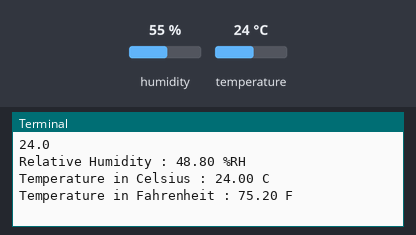
The program below on a simulated Raspberry Pi (BCM pin numbers). Parts: the last lines printed to the terminal. Inputs (shaded band) come from the test bench; at power-on: humidity 55 %, temperature 24 °C.

Above: at 1.2 s.
1.3 s: humidity set to 22 %
4.4 s: temperature set to 12 °C
At 6.7 s:
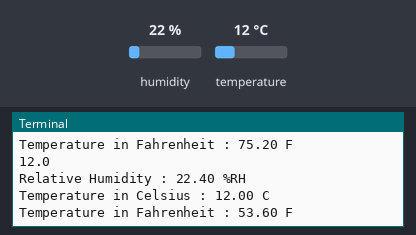
7.5 s: humidity set to 40 %
At 12.2 s:
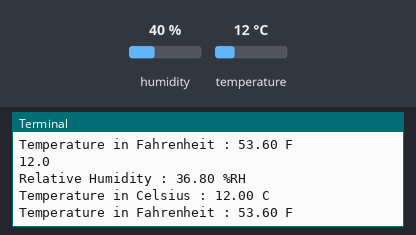

The program:

SHT.py
```python
# (licence header left out)
import smbus
import time

# Get I2C bus
bus = smbus.SMBus(1)

# SHT30 address, 0x44(68)
# Send measurement command, 0x2C(44)
#		0x06(06)	High repeatability measurement


# SHT30 address, 0x44(68)
# Read data back from 0x00(00), 6 bytes
# cTemp MSB, cTemp LSB, cTemp CRC, Humididty MSB, Humidity LSB, Humidity CRC
while True:
    bus.write_i2c_block_data(0x44, 0x2C, [0x06])

    time.sleep(0.5)
    data = bus.read_i2c_block_data(0x44, 0x00, 6)


    # Convert the data
    cTemp = ((((data[0] * 256.0) + data[1]) * 175) / 65535.0) - 45
    fTemp = cTemp * 1.8 + 32
    humidity = 100 * (data[3] * 256 + data[4]) / 65535.0

    a = round(cTemp, 1)

    print(a)

    # Output data to screen
    print ("Relative Humidity : %.2f %%RH" %humidity)
    print ("Temperature in Celsius : %.2f C" %cTemp)
    print ("Temperature in Fahrenheit : %.2f F" %fTemp)

    time.sleep(5)
```

Measured:
- after the input at 4.4 s, the terminal: prints a new line after 1.6 s (image 1)
- after the input at 7.5 s, the terminal: prints a new line after 4.0 s (image 2)
